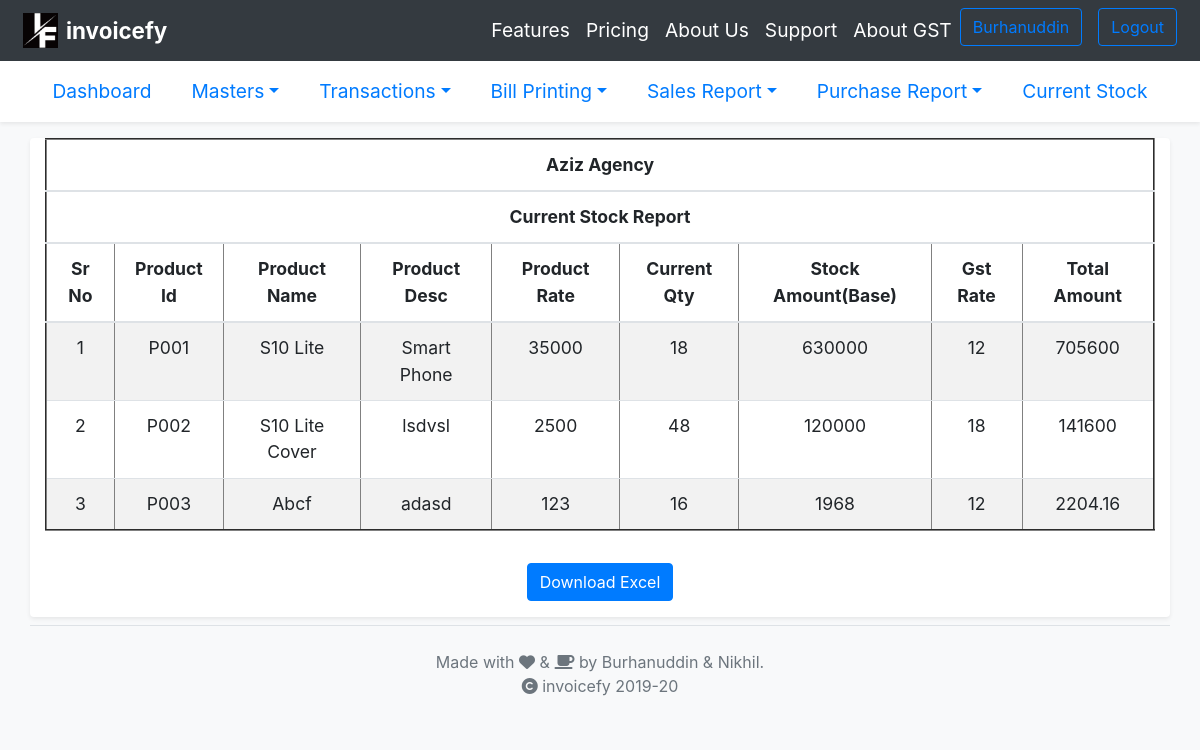
Screenshot of /CurrentStock.php (signed in) with the database file from the repository.
### tables this page shows
CREATE TABLE `client_mast` (
  `Client_Id` varchar(6) NOT NULL,
  `C_Mail_Id` varchar(50) NOT NULL,
  `C_Name` varchar(50) NOT NULL,
  `Comp_Name` varchar(100) NOT NULL,
  `C_Address` varchar(50) NOT NULL,
  `C_City` varchar(25) NOT NULL,
  `C_State` varchar(25) NOT NULL,
  `C_Pincode` int(6) NOT NULL,
  `C_Gstn_No` varchar(15) NOT NULL,
  `C_Mob_No` bigint(10) NOT NULL,
  `C_Password` varchar(20) NOT NULL,
  `C_Subscription_Dt` date NOT NULL,
  `C_Expiry_Dt` date NOT NULL
);

CREATE TABLE `prod_mast` (
  `Pr_Id` varchar(12) NOT NULL,
  `Cat_Id` varchar(12) NOT NULL,
  `Pr_Name` varchar(50) NOT NULL,
  `Pr_Desc` varchar(100) DEFAULT NULL,
  `Pr_Rate` int(5) NOT NULL,
  `Pr_Stk` int(6) NOT NULL,
  `Client_Id` varchar(6) NOT NULL
);

CREATE TABLE `cat_mast` (
  `Cat_Id` varchar(12) NOT NULL,
  `Cat_Name` varchar(25) NOT NULL,
  `Gst_Rate` int(2) NOT NULL,
  `Client_Id` varchar(6) NOT NULL
);

### inclds/Sessionchk.php (called while the page is built, shortened)
<?php
	if(!isset($_SESSION['cli']))
	{
		include("Redirectlogin.php");
	}
	else
	{
		$clid=$_SESSION['cli'];
	}
?>

### CurrentStock.php (the view, shortened to what this page needs)
<?php
	include('inclds/head.php');
	include('inclds/head2.php');
    $q1="SELECT * FROM prod_mast P INNER JOIN cat_mast C ON P.Cat_Id=C.Cat_Id WHERE P.Client_Id='{$clid}'";
    if(!mysqli_query($con,$q1))
    {
        echo ("Error description: " . mysqli_error($con));
    }
    else
    {
        $res1=mysqli_query($con,$q1);
        $q2="SELECT * FROM client_mast WHERE Client_Id='{$clid}'";
        if(!mysqli_query($con,$q1))
        {
            echo ("Error description: " . mysqli_error($con));
        }
        else
        {
            $res2=mysqli_query($con,$q2);
            $row2=mysqli_fetch_assoc($res2);
        }
    }
?>
<div id="main" class="container bg-light rounded bg-white shadow-sm mb-2">
    <div class="table-responsive-sm text-center">
        <table id="tblCustomers" class="table table-striped text-center" border="2">
            <thead>
                <tr>
                    <th class="center" colspan="9"><?=$row2['Comp_Name']?></th>
                </tr>
                <tr>
                    <th class="center" colspan="9">Current Stock Report</th>
                </tr>
                <tr>
                    <th class="center">Sr No</th>
                    <th class="right">Product Id</th>
                    <th class="center">Product Name</th>
                    <th class="center">Product Desc</th>
                    <th class="center">Product Rate</th>
                    <th class="center">Current Qty</th>
                    <th class="center">Stock Amount(Base)</th>
                    <th class="center">Gst Rate</th>
                    <th class="center">Total Amount</th>
                </tr>
            </thead>
            <tbody>
                <?php
                    $sr=1;
                    while($row1=mysqli_fetch_assoc($res1))
                    {
                ?>
                <tr>
                    <td><?= $sr?></td>
                    <td><?= $row1['Pr_Id']?></td>
                    <td><?= $row1['Pr_Name']?></td>
                    <td><?= $row1['Pr_Desc']?></td>
                    <td><?= $row1['Pr_Rate']?></td>
                    <td><?= $row1['Pr_Stk']?></td>
                    <td><?= $row1['Pr_Stk']*$row1['Pr_Rate']?></td>
                    <td><?= $row1['Gst_Rate']?></td>
                    <td><?= $row1['Pr_Stk']*$row1['Pr_Rate']*(1+$row1['Gst_Rate']/100)?></td>
                </tr>
                <?php
                        $sr++;
                    }
                ?>
            </tbody>
        </table>
        <div>
            <input class="subm btn btn-primary mx-sm-3 m-3" type="button" id="btnExport" value="Download Excel" onclick="Export()" />
        </div>
    </div>
</div>
<?php include("inclds/footer.php"); ?>

### inclds/head.php (shortened to what this page needs)
<!DOCTYPE html>
  <html>
    <head>
    	<link rel="stylesheet" type="text/css" href="bootstrap/css/bootstrap.css">
    </head>
    <body class="bg-light">
<nav class="navbar navbar-expand-lg navbar-dark bg-dark sticky-top p-2" id="mainNav">
  <div class="container-fluid">
    <img src="inclds/logo1.png" alt="Logo" height="35" width="35">
      <a class="navbar-brand font-weight-bold ml-2" href="#">invoicefy</a>
      <div class="collapse navbar-collapse" id="navbarResponsive">
        <ul class="navbar-nav ml-auto">
          <li class="nav-item">
            <a class="nav-link text-white" href="index.php#features">Features</a>
          </li>
          <li class="nav-item">
            <a class="nav-link text-white" href="index.php#pricing">Pricing</a>
          </li>
          <li class="nav-item">
            <a class="nav-link text-white" href="index.php#about">About Us</a>
          </li>
          <li class="nav-item">
            <a class="nav-link text-white" href="index.php#contact">Support</a>
          </li>
          <li class="nav-item">
            <a class="nav-link text-white" href="index.phpAboutGST.php">About GST</a>
          </li>
          <li>
          <?php
            include('connection.php');
            if(!isset($_SESSION['cli']))
            {
              echo "<a class='btn btn-outline-primary' name='alogin' href='login.php'>Log In</a></t>";
              echo "<a class='btn btn-outline-primary ml-3' name='areg' href='AddClient.php'>Sign up</a>";
            }
            else
            {
              $q="SELECT * from client_mast where Client_Id='".$_SESSION['cli']."'";
              if(!mysqli_query($con,$q))
              {
                echo("Error description: " . mysqli_error($con));
              }
              else
              {
                $res=mysqli_query($con,$q);
                $row=mysqli_fetch_row($res);
                if(is_array($row) && count($row)>0)
                {
                  $nm=$row[2];
                  echo "<a class='btn btn-outline-primary' name='Name' href='#'>".$nm."</a>";
                  echo "<a class='btn btn-outline-primary ml-3' name='Logout' href='logout.php'>Logout</a>";
                }
              }
            }
          ?>
        </li>
        </ul>
      </div>
    </div>
</nav>

### inclds/head.php (style rules this page uses)
html body { width: 100%; margin: 0px; padding: 0px; overflow-x: hidden; }
.navbar-brand { font-size: 1.4rem; font-weight: bold; }
#main { font-size: 1.1rem; }

### inclds/head2.php (style rules this page uses)
.nav-link { font-size: 1.2rem; }

### rows the page displays
client_mast: C_Name "Burhanuddin", Comp_Name "Aziz Agency"
prod_mast: Pr_Id "P001", Pr_Name "S10 Lite", Pr_Desc "Smart Phone", Pr_Rate "35000", Pr_Stk "18", $row1['Pr_Stk']*$row1['Pr_Rate'] "630000", Cat_Id.Gst_Rate "12", $row1['Pr_Stk']*$row1['Pr_Rate']*(1+$row1['Gst_Rate']/100) "705600"
prod_mast: Pr_Id "P002", Pr_Name "S10 Lite Cover", Pr_Desc "lsdvsl", Pr_Rate "2500", Pr_Stk "48", $row1['Pr_Stk']*$row1['Pr_Rate'] "120000", Cat_Id.Gst_Rate "18", $row1['Pr_Stk']*$row1['Pr_Rate']*(1+$row1['Gst_Rate']/100) "141600"
prod_mast: Pr_Id "P003", Pr_Name "Abcf", Pr_Desc "adasd", Pr_Rate "123", Pr_Stk "16", $row1['Pr_Stk']*$row1['Pr_Rate'] "1968", Cat_Id.Gst_Rate "12", $row1['Pr_Stk']*$row1['Pr_Rate']*(1+$row1['Gst_Rate']/100) "2204.16"
